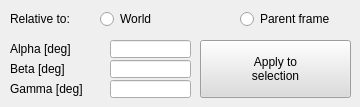
   <widget class="QWidget" name="orientation">
    <attribute name="title">
     <string>Orientation</string>
    </attribute>
    <widget class="QLineEdit" name="qqCoordAlpha">
     <property name="geometry">
      <rect>
       <x>110</x>
       <y>40</y>
       <width>81</width>
       <height>18</height>
      </rect>
     </property>
    </widget>
    <widget class="QToolButton" name="qqCoordApplyOr">
     <property name="geometry">
      <rect>
       <x>200</x>
       <y>40</y>
       <width>151</width>
       <height>58</height>
      </rect>
     </property>
     <property name="palette">
      <palette>
       <active>
        <colorrole role="WindowText">
         <brush brushstyle="SolidPattern">
          <color alpha="255">
           <red>0</red>
           <green>0</green>
           <blue>0</blue>
          </color>
         </brush>
        </colorrole>
        <colorrole role="Button">
         <brush brushstyle="SolidPattern">
          <color alpha="255">
           <red>220</red>
           <green>220</green>
           <blue>220</blue>
          </color>
         </brush>
        </colorrole>
        <colorrole role="Light">
         <brush brushstyle="SolidPattern">
          <color alpha="255">
           <red>255</red>
           <green>255</green>
           <blue>255</blue>
          </color>
         </brush>
        </colorrole>
        <colorrole role="Midlight">
         <brush brushstyle="SolidPattern">
          <color alpha="255">
           <red>237</red>
           <green>237</green>
           <blue>237</blue>
          </color>
         </brush>
        </colorrole>
        <colorrole role="Dark">
         <brush brushstyle="SolidPattern">
          <color alpha="255">
           <red>110</red>
           <green>110</green>
           <blue>110</blue>
          </color>
         </brush>
        </colorrole>
        <colorrole role="Mid">
         <brush brushstyle="SolidPattern">
          <color alpha="255">
           <red>147</red>
           <green>147</green>
           <blue>147</blue>
          </color>
         </brush>
        </colorrole>
        <colorrole role="Text">
         <brush brushstyle="SolidPattern">
          <color alpha="255">
           <red>0</red>
           <green>0</green>
           <blue>0</blue>
          </color>
         </brush>
        </colorrole>
        <colorrole role="BrightText">
         <brush brushstyle="SolidPattern">
          <color alpha="255">
           <red>255</red>
           <green>255</green>
           <blue>255</blue>
          </color>
         </brush>
        </colorrole>
        <colorrole role="ButtonText">
         <brush brushstyle="SolidPattern">
          <color alpha="255">
           <red>0</red>
           <green>0</green>
           <blue>0</blue>
          </color>
         </brush>
        </colorrole>
        <colorrole role="Base">
         <brush brushstyle="SolidPattern">
          <color alpha="255">
           <red>255</red>
           <green>255</green>
           <blue>255</blue>
          </color>
         </brush>
        </colorrole>
        <colorrole role="Window">
         <brush brushstyle="SolidPattern">
          <color alpha="255">
           <red>220</red>
           <green>220</green>
           <blue>220</blue>
          </color>
         </brush>
        </colorrole>
        <colorrole role="Shadow">
         <brush brushstyle="SolidPattern">
          <color alpha="255">
           <red>0</red>
           <green>0</green>
           <blue>0</blue>
          </color>
         </brush>
        </colorrole>
        <colorrole role="AlternateBase">
         <brush brushstyle="SolidPattern">
          <color alpha="255">
           <red>237</red>
           <green>237</green>
           <blue>237</blue>
          </color>
         </brush>
        </colorrole>
        <colorrole role="ToolTipBase">
         <brush brushstyle="SolidPattern">
          <color alpha="255">
           <red>255</red>
           <green>255</green>
           <blue>220</blue>
          </color>
         </brush>
        </colorrole>
        <colorrole role="ToolTipText">
         <brush brushstyle="SolidPattern">
          <color alpha="255">
           <red>0</red>
           <green>0</green>
           <blue>0</blue>
          </color>
         </brush>
        </colorrole>
       </active>
       <inactive>
        <colorrole role="WindowText">
         <brush brushstyle="SolidPattern">
          <color alpha="255">
           <red>0</red>
           <green>0</green>
           <blue>0</blue>
          </color>
         </brush>
        </colorrole>
        <colorrole role="Button">
         <brush brushstyle="SolidPattern">
          <color alpha="255">
           <red>220</red>
           <green>220</green>
           <blue>220</blue>
          </color>
         </brush>
        </colorrole>
        <colorrole role="Light">
         <brush brushstyle="SolidPattern">
          <color alpha="255">
           <red>255</red>
           <green>255</green>
           <blue>255</blue>
          </color>
         </brush>
        </colorrole>
        <colorrole role="Midlight">
         <brush brushstyle="SolidPattern">
          <color alpha="255">
           <red>237</red>
           <green>237</green>
           <blue>237</blue>
          </color>
         </brush>
        </colorrole>
        <colorrole role="Dark">
         <brush brushstyle="SolidPattern">
          <color alpha="255">
           <red>110</red>
           <green>110</green>
           <blue>110</blue>
          </color>
         </brush>
        </colorrole>
        <colorrole role="Mid">
         <brush brushstyle="SolidPattern">
          <color alpha="255">
           <red>147</red>
           <green>147</green>
           <blue>147</blue>
          </color>
         </brush>
        </colorrole>
        <colorrole role="Text">
         <brush brushstyle="SolidPattern">
          <color alpha="255">
           <red>0</red>
           <green>0</green>
           <blue>0</blue>
          </color>
         </brush>
        </colorrole>
        <colorrole role="BrightText">
         <brush brushstyle="SolidPattern">
          <color alpha="255">
           <red>255</red>
           <green>255</green>
           <blue>255</blue>
          </color>
         </brush>
        </colorrole>
        <colorrole role="ButtonText">
         <brush brushstyle="SolidPattern">
          <color alpha="255">
           <red>0</red>
           <green>0</green>
           <blue>0</blue>
          </color>
         </brush>
        </colorrole>
        <colorrole role="Base">
         <brush brushstyle="SolidPattern">
          <color alpha="255">
           <red>255</red>
           <green>255</green>
           <blue>255</blue>
          </color>
         </brush>
        </colorrole>
        <colorrole role="Window">
         <brush brushstyle="SolidPattern">
          <color alpha="255">
           <red>220</red>
           <green>220</green>
           <blue>220</blue>
          </color>
         </brush>
        </colorrole>
        <colorrole role="Shadow">
         <brush brushstyle="SolidPattern">
          <color alpha="255">
           <red>0</red>
           <green>0</green>
           <blue>0</blue>
          </color>
         </brush>
        </colorrole>
        <colorrole role="AlternateBase">
         <brush brushstyle="SolidPattern">
          <color alpha="255">
           <red>237</red>
           <green>237</green>
           <blue>237</blue>
          </color>
         </brush>
        </colorrole>
        <colorrole role="ToolTipBase">
         <brush brushstyle="SolidPattern">
          <color alpha="255">
           <red>255</red>
           <green>255</green>
           <blue>220</blue>
          </color>
         </brush>
        </colorrole>
        <colorrole role="ToolTipText">
         <brush brushstyle="SolidPattern">
          <color alpha="255">
           <red>0</red>
           <green>0</green>
           <blue>0</blue>
          </color>
         </brush>
        </colorrole>
       </inactive>
       <disabled>
        <colorrole role="WindowText">
         <brush brushstyle="SolidPattern">
          <color alpha="255">
           <red>110</red>
           <green>110</green>
           <blue>110</blue>
          </color>
         </brush>
        </colorrole>
        <colorrole role="Button">
         <brush brushstyle="SolidPattern">
          <color alpha="255">
           <red>220</red>
           <green>220</green>
           <blue>220</blue>
          </color>
         </brush>
        </colorrole>
        <colorrole role="Light">
         <brush brushstyle="SolidPattern">
          <color alpha="255">
           <red>255</red>
           <green>255</green>
           <blue>255</blue>
          </color>
         </brush>
        </colorrole>
        <colorrole role="Midlight">
         <brush brushstyle="SolidPattern">
          <color alpha="255">
           <red>237</red>
           <green>237</green>
           <blue>237</blue>
          </color>
         </brush>
        </colorrole>
        <colorrole role="Dark">
         <brush brushstyle="SolidPattern">
          <color alpha="255">
           <red>110</red>
           <green>110</green>
           <blue>110</blue>
          </color>
         </brush>
        </colorrole>
        <colorrole role="Mid">
         <brush brushstyle="SolidPattern">
          <color alpha="255">
           <red>147</red>
           <green>147</green>
           <blue>147</blue>
          </color>
         </brush>
        </colorrole>
        <colorrole role="Text">
         <brush brushstyle="SolidPattern">
          <color alpha="255">
           <red>110</red>
           <green>110</green>
           <blue>110</blue>
          </color>
         </brush>
        </colorrole>
        <colorrole role="BrightText">
         <brush brushstyle="SolidPattern">
          <color alpha="255">
           <red>255</red>
           <green>255</green>
           <blue>255</blue>
          </color>
         </brush>
        </colorrole>
        <colorrole role="ButtonText">
         <brush brushstyle="SolidPattern">
          <color alpha="255">
           <red>110</red>
           <green>110</green>
           <blue>110</blue>
          </color>
         </brush>
        </colorrole>
        <colorrole role="Base">
         <brush brushstyle="SolidPattern">
          <color alpha="255">
           <red>220</red>
           <green>220</green>
           <blue>220</blue>
          </color>
         </brush>
        </colorrole>
        <colorrole role="Window">
         <brush brushstyle="SolidPattern">
          <color alpha="255">
           <red>220</red>
           <green>220</green>
           <blue>220</blue>
          </color>
         </brush>
        </colorrole>
        <colorrole role="Shadow">
         <brush brushstyle="SolidPattern">
          <color alpha="255">
           <red>0</red>
           <green>0</green>
           <blue>0</blue>
          </color>
         </brush>
        </colorrole>
        <colorrole role="AlternateBase">
         <brush brushstyle="SolidPattern">
          <color alpha="255">
           <red>220</red>
           <green>220</green>
           <blue>220</blue>
          </color>
         </brush>
        </colorrole>
        <colorrole role="ToolTipBase">
         <brush brushstyle="SolidPattern">
          <color alpha="255">
           <red>255</red>
           <green>255</green>
           <blue>220</blue>
          </color>
         </brush>
        </colorrole>
        <colorrole role="ToolTipText">
         <brush brushstyle="SolidPattern">
          <color alpha="255">
           <red>0</red>
           <green>0</green>
           <blue>0</blue>
          </color>
         </brush>
        </colorrole>
       </disabled>
      </palette>
     </property>
     <property name="focusPolicy">
      <enum>Qt::StrongFocus</enum>
     </property>
     <property name="text">
      <string>Apply to
selection</string>
     </property>
    </widget>
    <widget class="QLabel" name="label_3">
     <property name="geometry">
      <rect>
       <x>10</x>
       <y>60</y>
       <width>101</width>
       <height>18</height>
      </rect>
     </property>
     <property name="text">
      <string>Beta [deg]</string>
     </property>
    </widget>
    <widget class="QLineEdit" name="qqCoordGamma">
     <property name="geometry">
      <rect>
       <x>110</x>
       <y>80</y>
       <width>81</width>
       <height>18</height>
      </rect>
     </property>
    </widget>
    <widget class="QRadioButton" name="qqCoordParent">
     <property name="geometry">
      <rect>
       <x>240</x>
       <y>10</y>
       <width>101</width>
       <height>18</height>
      </rect>
     </property>
     <property name="focusPolicy">
      <enum>Qt::StrongFocus</enum>
     </property>
     <property name="text">
      <string>Parent frame</string>
     </property>
     <property name="autoExclusive">
      <bool>false</bool>
     </property>
    </widget>
    <widget class="QRadioButton" name="qqCoordWorld">
     <property name="geometry">
      <rect>
       <x>100</x>
       <y>10</y>
       <width>131</width>
       <height>18</height>
      </rect>
     </property>
     <property name="focusPolicy">
      <enum>Qt::StrongFocus</enum>
     </property>
     <property name="text">
      <string>World</string>
     </property>
     <property name="autoExclusive">
      <bool>false</bool>
     </property>
    </widget>
    <widget class="QLabel" name="label_2">
     <property name="geometry">
      <rect>
       <x>10</x>
       <y>40</y>
       <width>101</width>
       <height>18</height>
      </rect>
     </property>
     <property name="text">
      <string>Alpha [deg]</string>
     </property>
    </widget>
    <widget class="QLineEdit" name="qqCoordBeta">
     <property name="geometry">
      <rect>
       <x>110</x>
       <y>60</y>
       <width>81</width>
       <height>18</height>
      </rect>
     </property>
    </widget>
    <widget class="QLabel" name="label">
     <property name="geometry">
      <rect>
       <x>10</x>
       <y>10</y>
       <width>91</width>
       <height>18</height>
      </rect>
     </property>
     <property name="text">
      <string>Relative to:</string>
     </property>
    </widget>
    <widget class="QLabel" name="label_4">
     <property name="geometry">
      <rect>
       <x>10</x>
       <y>80</y>
       <width>101</width>
       <height>18</height>
      </rect>
     </property>
     <property name="text">
      <string>Gamma [deg]</string>
     </property>
    </widget>
   </widget>
